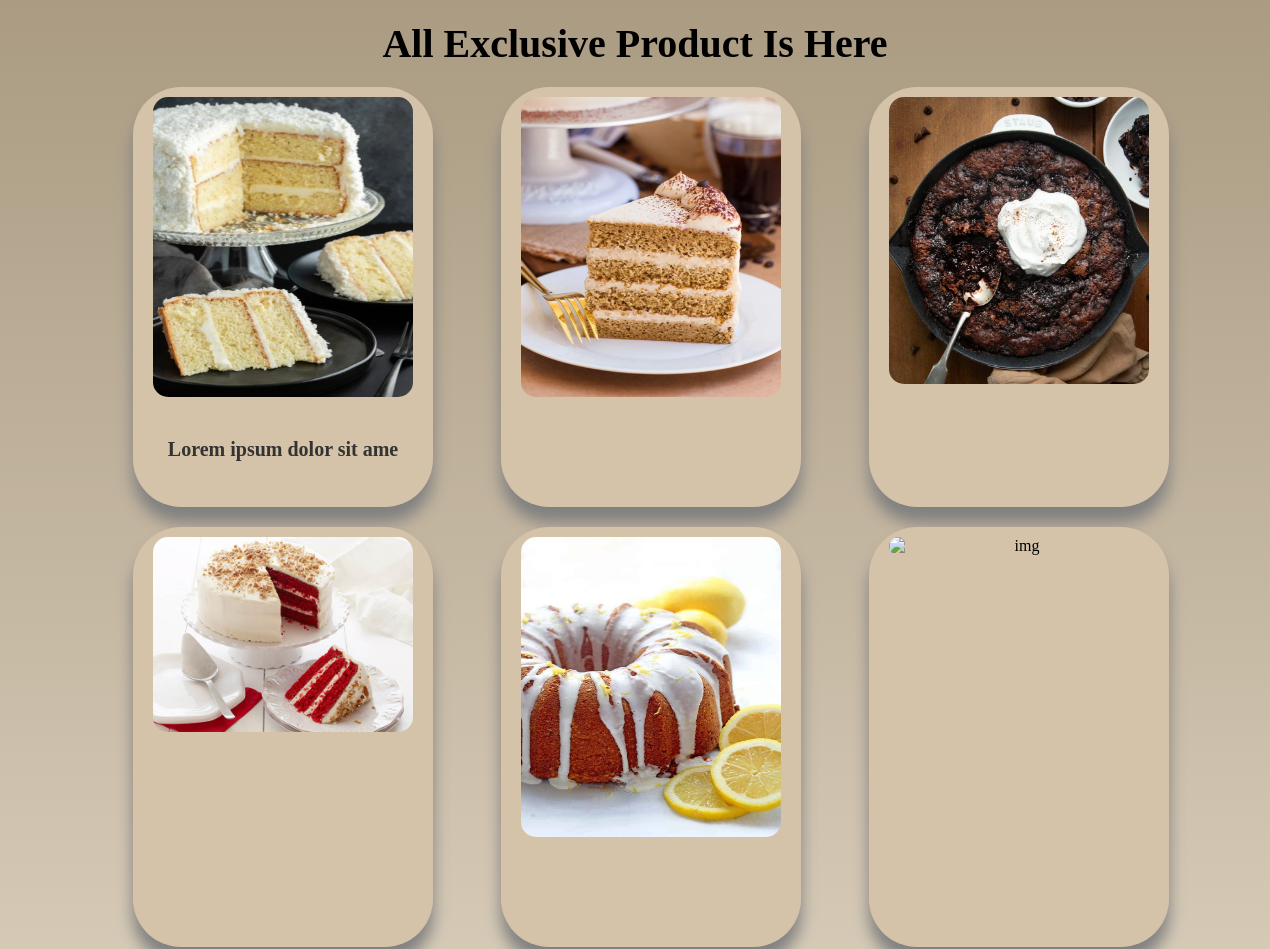
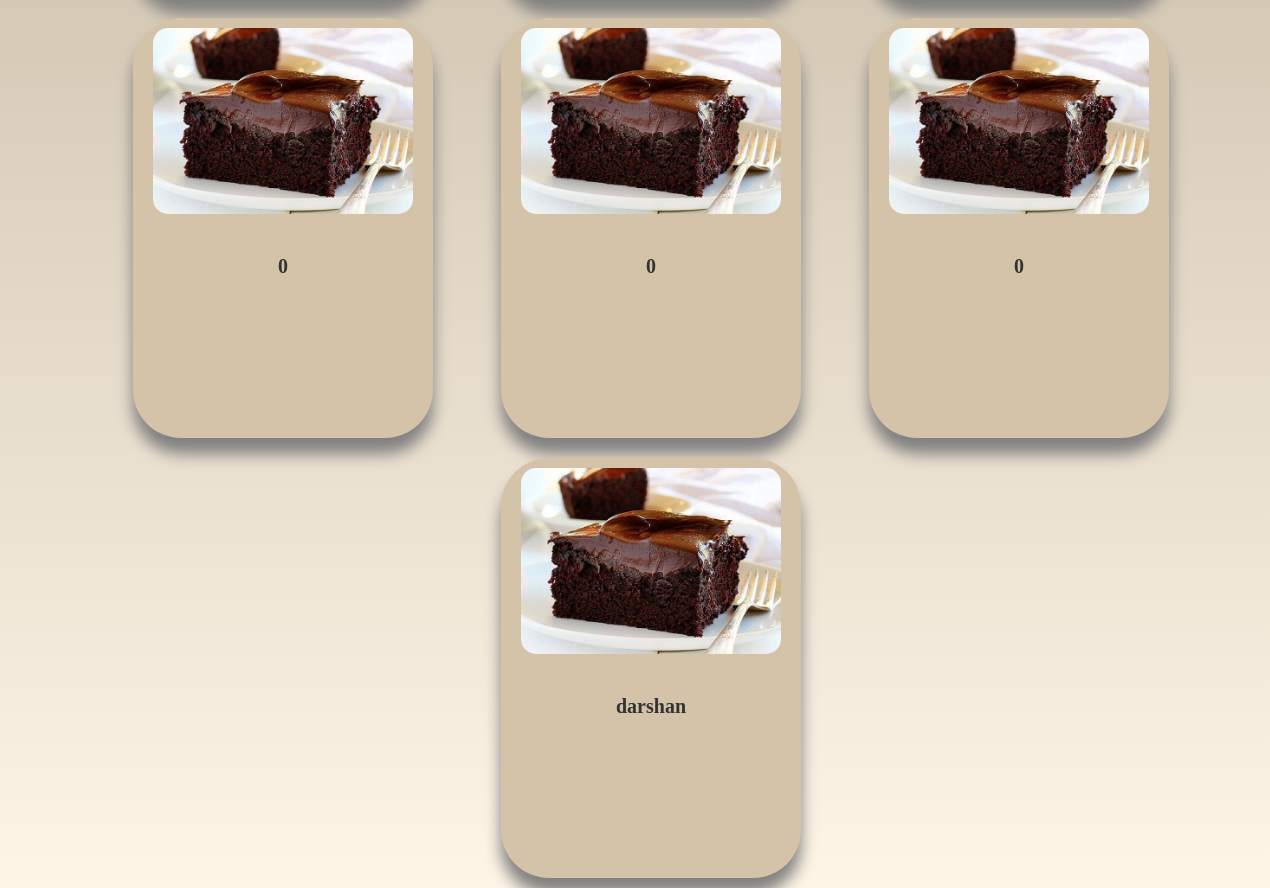
Page /product1.php on the committed database (2 pictures, top to bottom).
### tables this page shows
CREATE TABLE `product1` (
  `id` int(2) NOT NULL,
  `name` varchar(100) NOT NULL,
  `image` varchar(100) NOT NULL
);

### product1.php (the view, shortened to what this page needs)
<!DOCTYPE html>
<html lang="en">
<head>
</head>
<body>
    <h1>All Exclusive Product Is Here </h1>
<div class="container">
    <div class="card">
        <img src="Recipe10.webp" alt="" id="img">
        <h2>Lorem ipsum dolor sit ame</h2>
    </div>
    <div class="card">
        <img src="Recipe9.webp" alt="img">
    </div>
    <div class="card">
        <img src="Recipe5.jpg" alt="img">
    </div>
    <div class="card">
        <img src="Recipe6.jpg" alt="img">
    </div>
    <div class="card">
        <img src="Recipe15.jpg" alt="img">
    </div>
    <div class="card">
        <img src="Recipe7webp" alt="img">
    </div>
    <?php
        $conn = new mysqli("localhost", "root", "", "sharecook_db");
        $sql = "SELECT * FROM product1";
        $result = $conn->query($sql);
        if ($result->num_rows > 0) {
            while ($row = $result->fetch_assoc()) {
                echo '<div class="card">
                        <img src="' . $row['image'] . '" alt="img">
                        <h2>'.$row['name'].'</h2>
                      </div>';
            }
        } else {
            echo "No images found.";
        }
        ?>
</div>
</body>
</html>

### product1.php (style rules this page uses)
body { font-family: 'Times New Roman', Times, serif; background: linear-gradient(to bottom, #aa9b82, #fef5e7); margin: 0; padding: 0; }
.container { display: flex; flex-wrap: wrap; justify-content: center; padding: 0px 20px 0px 20px; gap: 20px; border-radius: 15px; width: 100%; margin: 10px 20px 10px 20px ; }
.card { background-color: #d4c3a8; display: flex; flex-direction: column; width: 260px; height: 400px; align-items: center; text-align: center; padding: 10px 20px;; gap: 1.5rem; border-radius: 3rem; margin-right: 3rem; box-shadow: 0 16px 16px 0 grey; }
.card img { width: 100%; max-height: 300px; border-radius: 15px; }
.card h2 { font-size: 20px; color: #333; text-align: center; }
h1 { font-family: 'Times New Roman', Times, serif; font-size: 40px; text-align: center; margin: 20px; }

### rows in the picture
product1: image (picture), name "0"
product1: image (picture), name "0"
product1: image (picture), name "0"
product1: image (picture), name "darshan"
